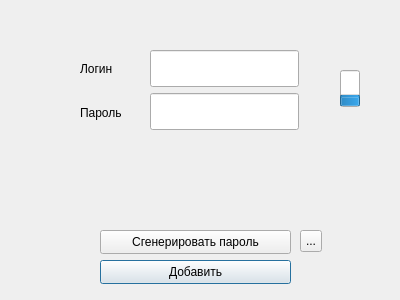
<?xml version="1.0" encoding="UTF-8"?>
<ui version="4.0">
 <class>new_element</class>
 <widget class="QDialog" name="new_element">
  <property name="geometry">
   <rect>
    <x>0</x>
    <y>0</y>
    <width>400</width>
    <height>300</height>
   </rect>
  </property>
  <property name="windowTitle">
   <string>Dialog</string>
  </property>
  <widget class="QWidget" name="verticalLayoutWidget">
   <property name="geometry">
    <rect>
     <x>150</x>
     <y>50</y>
     <width>151</width>
     <height>82</height>
    </rect>
   </property>
   <layout class="QVBoxLayout" name="verticalLayout">
    <item>
     <widget class="QLineEdit" name="lineEdit">
      <property name="maximumSize">
       <size>
        <width>149</width>
        <height>37</height>
       </size>
      </property>
     </widget>
    </item>
    <item>
     <widget class="QLineEdit" name="lineEdit_2">
      <property name="maximumSize">
       <size>
        <width>149</width>
        <height>37</height>
       </size>
      </property>
     </widget>
    </item>
   </layout>
  </widget>
  <widget class="QWidget" name="verticalLayoutWidget_2">
   <property name="geometry">
    <rect>
     <x>80</x>
     <y>50</y>
     <width>71</width>
     <height>81</height>
    </rect>
   </property>
   <layout class="QVBoxLayout" name="verticalLayout_2">
    <item>
     <widget class="QLabel" name="label">
      <property name="text">
       <string>Логин</string>
      </property>
     </widget>
    </item>
    <item>
     <widget class="QLabel" name="label_2">
      <property name="text">
       <string>Пароль</string>
      </property>
     </widget>
    </item>
   </layout>
  </widget>
  <widget class="QPushButton" name="pushButton_3">
   <property name="geometry">
    <rect>
     <x>100</x>
     <y>260</y>
     <width>191</width>
     <height>24</height>
    </rect>
   </property>
   <property name="text">
    <string>Добавить</string>
   </property>
  </widget>
  <widget class="QPushButton" name="pushButton">
   <property name="geometry">
    <rect>
     <x>100</x>
     <y>230</y>
     <width>191</width>
     <height>24</height>
    </rect>
   </property>
   <property name="text">
    <string>Сгенерировать пароль</string>
   </property>
  </widget>
  <widget class="QProgressBar" name="progressBar">
   <property name="geometry">
    <rect>
     <x>340</x>
     <y>70</y>
     <width>20</width>
     <height>37</height>
    </rect>
   </property>
   <property name="minimumSize">
    <size>
     <width>0</width>
     <height>37</height>
    </size>
   </property>
   <property name="maximumSize">
    <size>
     <width>16777215</width>
     <height>37</height>
    </size>
   </property>
   <property name="value">
    <number>24</number>
   </property>
   <property name="orientation">
    <enum>Qt::Vertical</enum>
   </property>
   <property name="format">
    <string/>
   </property>
  </widget>
  <widget class="QToolButton" name="toolButton">
   <property name="enabled">
    <bool>true</bool>
   </property>
   <property name="geometry">
    <rect>
     <x>300</x>
     <y>230</y>
     <width>22</width>
     <height>22</height>
    </rect>
   </property>
   <property name="text">
    <string>...</string>
   </property>
  </widget>
 </widget>
 <resources/>
 <connections/>
</ui>
